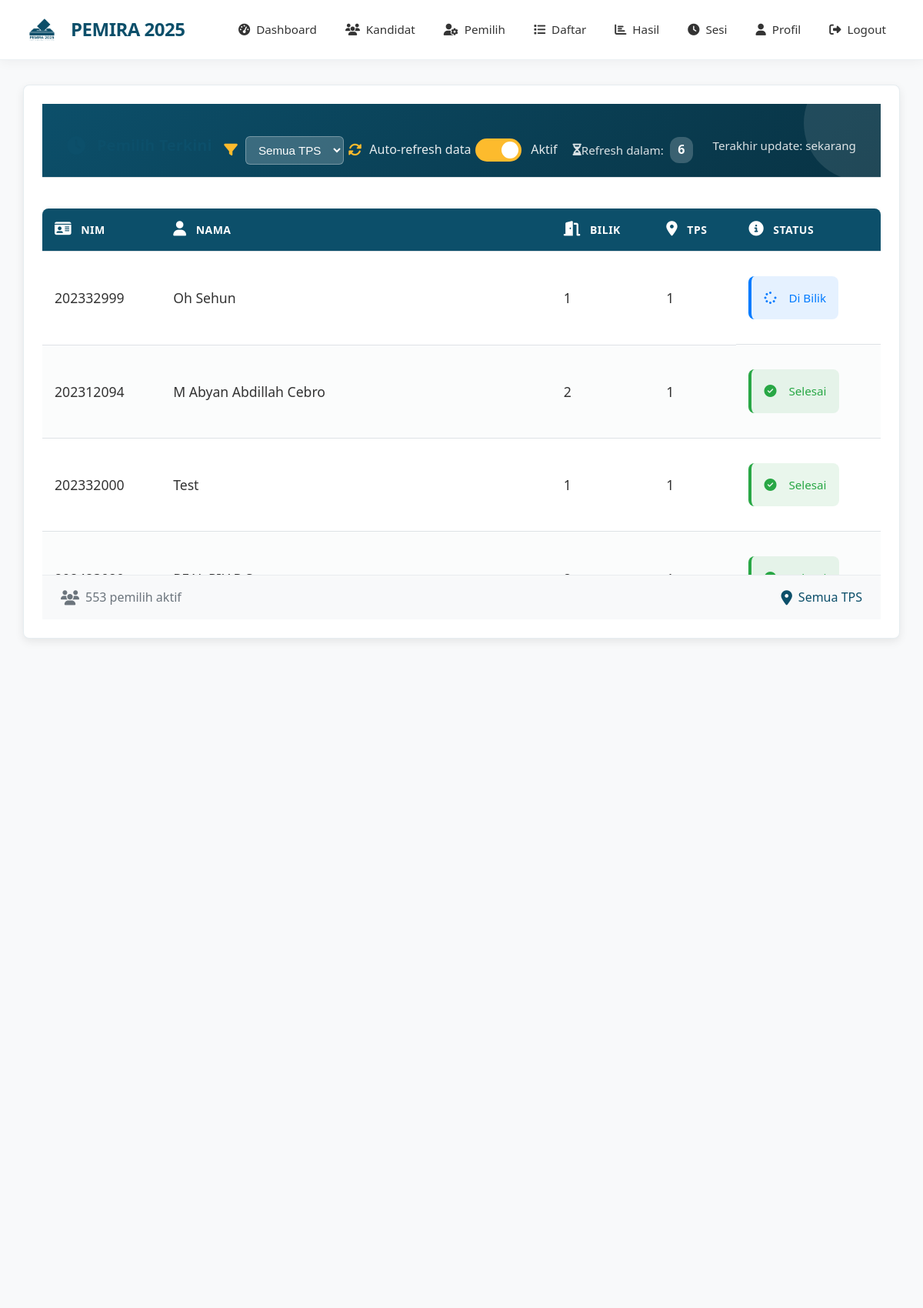
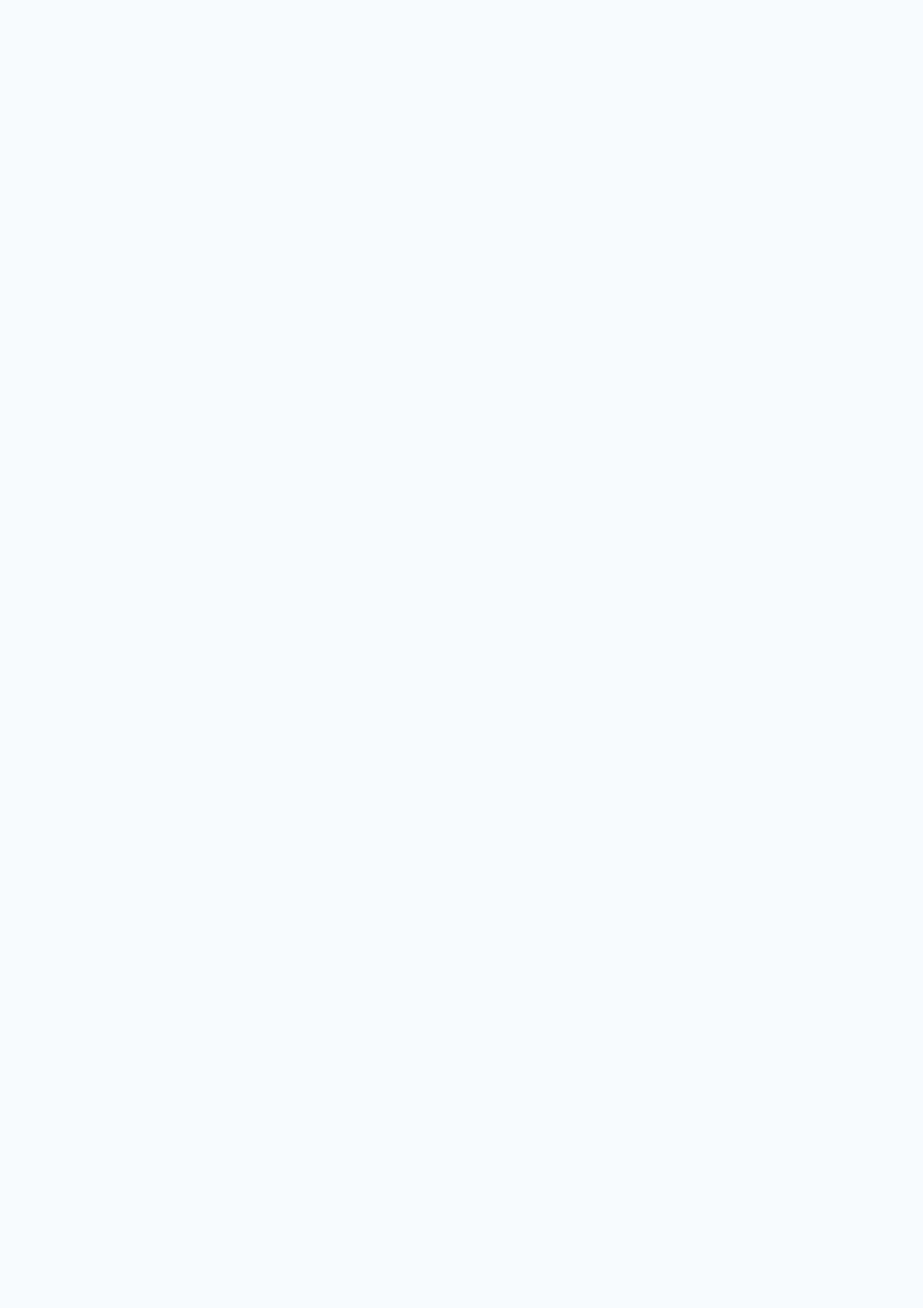
The app's page /superadmin/active_sessions.php (signed in, upper part) with its own data (2 pictures, top to bottom).
### tables this page shows
CREATE TABLE `voting_sessions` (
  `id` int(11) NOT NULL,
  `id_user` int(11) NOT NULL,
  `id_admin` int(11) NOT NULL,
  `bilik_suara` int(11) NOT NULL,
  `tps` int(11) NOT NULL,
  `status` enum('sedang_diproses','selesai') DEFAULT 'sedang_diproses',
  `created_at` timestamp NOT NULL DEFAULT current_timestamp()
);

CREATE TABLE `users` (
  `id` int(11) NOT NULL,
  `nim` varchar(20) NOT NULL,
  `nama` varchar(100) NOT NULL,
  `password` varchar(255) NOT NULL,
  `role` enum('superadmin','admin','pemilih') NOT NULL,
  `kode_jurusan` varchar(2) DEFAULT NULL,
  `status` enum('aktif','nonaktif') DEFAULT 'aktif',
  `has_voted` tinyint(1) DEFAULT 0,
  `last_login` datetime DEFAULT NULL,
  `created_at` timestamp NOT NULL DEFAULT current_timestamp()
);

### includes/functions.php (called while the page is built, shortened)
<?php
function getCurrentVoters($pdo) {
    $stmt = $pdo->query("
        SELECT vs.id, u.nama, u.nim, vs.bilik_suara, vs.tps, vs.status
        FROM voting_sessions vs
        JOIN users u ON vs.id_user = u.id
        ORDER BY vs.created_at DESC
    ");
    return $stmt->fetchAll(PDO::FETCH_ASSOC);
}
?>

### superadmin/active_sessions.php (the view, shortened to what this page needs)
<?php
require_once '../config/database.php';
require_once '../includes/functions.php';
try {
    $currentVoters = getCurrentVoters($pdo);
} catch (PDOException $e) {
    $currentVoters = [];
}
$selectedTPS = isset($_SESSION['selected_tps']) ? $_SESSION['selected_tps'] : 'all';
if ($selectedTPS !== 'all') {
    $filteredVoters = array_filter($currentVoters, function($voter) use ($selectedTPS) {
        return isset($voter['tps']) && $voter['tps'] == $selectedTPS;
    });
} else {
    $filteredVoters = $currentVoters;
}
?>
<!DOCTYPE html>
<html>
<head>
    <link rel="stylesheet" href="../assets/css/style.css">
    <link rel="stylesheet" href="https://cdnjs.cloudflare.com/ajax/libs/font-awesome/6.4.0/css/all.min.css">
</head>
<body>
    <?php include '../includes/header.php'; ?>
    <div class="container">
        <div class="card">
            <div class="card-header">
                <h2 class="card-title">
                    <i class="fas fa-clock"></i>
                    <span>Pemilih Terkini</span>
                </h2>
                <div class="tps-filter-container">
                    <i class="fas fa-filter"></i>
                    <select id="tpsFilter">
                        <option value="all" <?php echo $selectedTPS === 'all' ? 'selected' : ''; ?>>Semua TPS</option>
                    </select>
                </div>
                <div class="refresh-info">
                    <i class="fas fa-sync-alt"></i>
                    <span>Auto-refresh data</span>
                </div>
                <div class="toggle-container">
                    <label class="toggle-switch">
                        <span class="slider"></span>
                    </label>
                    <span id="toggleStatus">Aktif</span>
                    <div class="countdown-container">
                        <i class="fas fa-hourglass-half"></i>
                        <span>Refresh dalam:</span>
                        <span class="countdown-timer" id="countdownTimer">10</span>
                    </div>
                </div>
                <div class="refresh-status">
                    <span id="refreshStatus">Terakhir update: sekarang</span>
                </div>
            </div>
            <div class="card-body">
                <div class="table-container" id="currentVotersTable">
                    <?php if (count($filteredVoters) > 0): ?>
                        <div class="table-wrapper">
                            <div class="table-scroll">
                                <table>
                                    <thead>
                                        <tr>
                                            <th><i class="fas fa-id-card"></i> NIM</th>
                                            <th><i class="fas fa-user"></i> Nama</th>
                                            <th><i class="fas fa-door-open"></i> Bilik</th>
                                            <th><i class="fas fa-map-marker-alt"></i> TPS</th>
                                            <th><i class="fas fa-info-circle"></i> Status</th>
                                        </tr>
                                    </thead>
                                    <tbody id="currentVotersBody">
                                        <?php foreach ($filteredVoters as $voter): ?>
                                        <tr>
                                            <td><?php echo htmlspecialchars($voter['nim']); ?></td>
                                            <td><?php echo htmlspecialchars($voter['nama']); ?></td>
                                            <td><?php echo htmlspecialchars($voter['bilik_suara']); ?></td>
                                            <td><?php echo htmlspecialchars($voter['tps']); ?></td>
                                            <td>
                                                <?php if ($voter['status'] === 'sedang_diproses'): ?>
                                                    <span class="status-badge status-ready">
                                                        <i class="fas fa-spinner fa-pulse"></i> Di Bilik
                                                    </span>
                                                <?php else: ?>
                                                    <span class="status-badge status-voted">
                                                        <i class="fas fa-check-circle"></i> Selesai
                                                    </span>
                                                <?php endif; ?>
                                            </td>
                                        </tr>
                                        <?php endforeach; ?>
                                    </tbody>
                                </table>
                            </div>
                        </div>
                        <div class="table-info">
                            <div class="record-count">
                                <i class="fas fa-users"></i>
                                <span id="voterCount"><?php echo count($filteredVoters); ?> pemilih aktif</span>
                            </div>
                            <div class="tps-info">
                                <i class="fas fa-map-marker-alt"></i>
                                <span id="currentTPS">
                                </span>
                            </div>
                        </div>
                    <?php endif; ?>
                </div>
            </div>
        </div>
    </div>
    <?php include '../includes/footer.php'; ?>
</body>
</html>

### assets/css/style.css (style rules this page uses)
:root { --primary-color: #0c4f6a; --secondary-color: #b21f1f; --accent-color: #fdbb2d; --text-color: #333; --light-text: #6c757d; --bg-color: #f8f9fa; --white: #ffffff; --success: #28a745; --info: #007bff; --warning: #ffc107; --danger: #dc3545; --border-radius: 8px; --box-shadow: 0 4px 12px rgba(0,0,0,0.08); --transition: all 0.3s ease; }
* { margin: 0; padding: 0; box-sizing: border-box; }
body { font-family: 'Segoe UI', Tahoma, Geneva, Verdana, sans-serif; line-height: 1.6; color: var(--text-color); background-color: var(--bg-color); overflow-x: hidden; }
.container { width: 100%; max-width: 1200px; margin: 0 auto; padding: 0 15px; }
table { width: 100%; border-collapse: collapse; margin-top: 1.5rem; border-radius: var(--border-radius); overflow: hidden; box-shadow: var(--box-shadow); animation: fadeInUp 0.7s ease; }
table th, table td { padding: 1rem; text-align: left; border-bottom: 1px solid #dee2e6; }
table th { background-color: var(--primary-color); color: var(--white); font-weight: 600; text-transform: uppercase; font-size: 0.875rem; letter-spacing: 0.5px; }
table tr:nth-child(even) { background-color: rgba(248, 249, 250, 0.5); }
table td:last-child { display: flex; gap: 0.5rem; }
.card { background-color: var(--white); border-radius: var(--border-radius); box-shadow: var(--box-shadow); padding: 1.5rem; margin-bottom: 1.5rem; transition: var(--transition); animation: fadeInUp 0.6s ease forwards; opacity: 0; }
.card-header { border-bottom: 1px solid #dee2e6; padding-bottom: 1rem; margin-bottom: 1rem; display: flex; justify-content: space-between; align-items: center; }
.card-title { margin: 0; font-size: 1.25rem; color: #0c4f6a; }
.status-voted, .status-ready, .status-pending { display: flex; align-items: center; gap: 1rem; margin: 1rem 0; padding: 1rem; border-radius: var(--border-radius); transition: var(--transition); }
.status-voted { background-color: rgba(40, 167, 69, 0.1); border-left: 4px solid var(--success); }
.status-ready { background-color: rgba(0, 123, 255, 0.1); border-left: 4px solid var(--info); }
html { scroll-behavior: smooth; }

### records on screen
voting_sessions: id_user.nim "202332999", id_user.nama "Oh Sehun", bilik_suara "1", tps "1", status "sedang_diproses" (drawn)
voting_sessions: id_user.nim "202312094", id_user.nama "M Abyan Abdillah Cebro", bilik_suara "2", tps "1", status "selesai" (drawn)
voting_sessions: id_user.nim "202332000", id_user.nama "Test", bilik_suara "1", tps "1", status "selesai" (drawn)
voting_sessions: status "selesai" (drawn)
